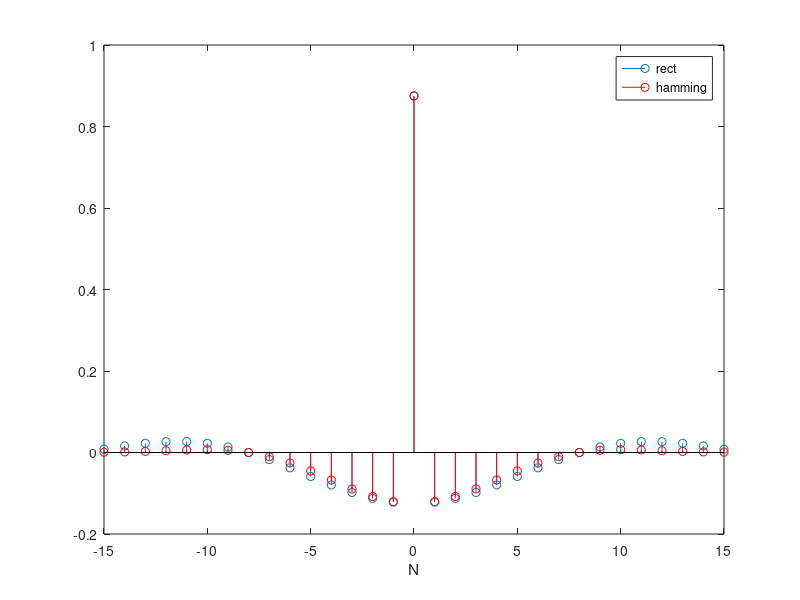
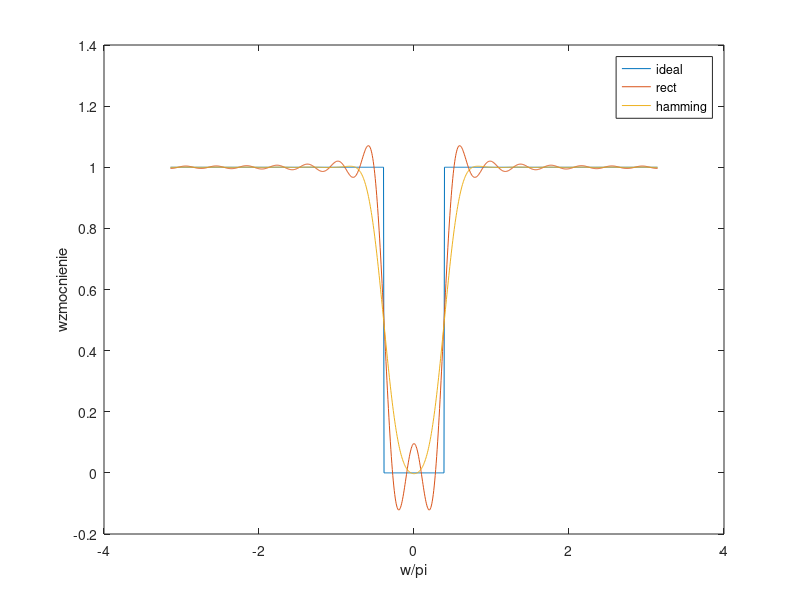
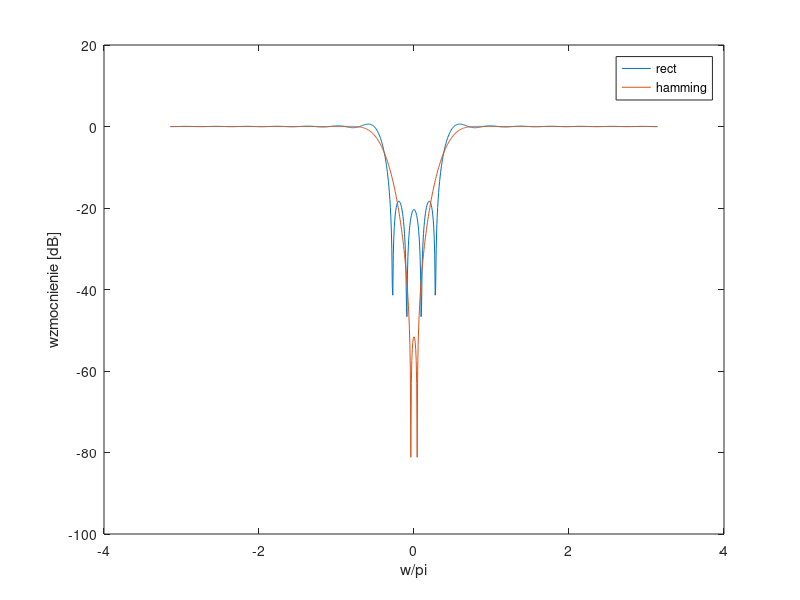
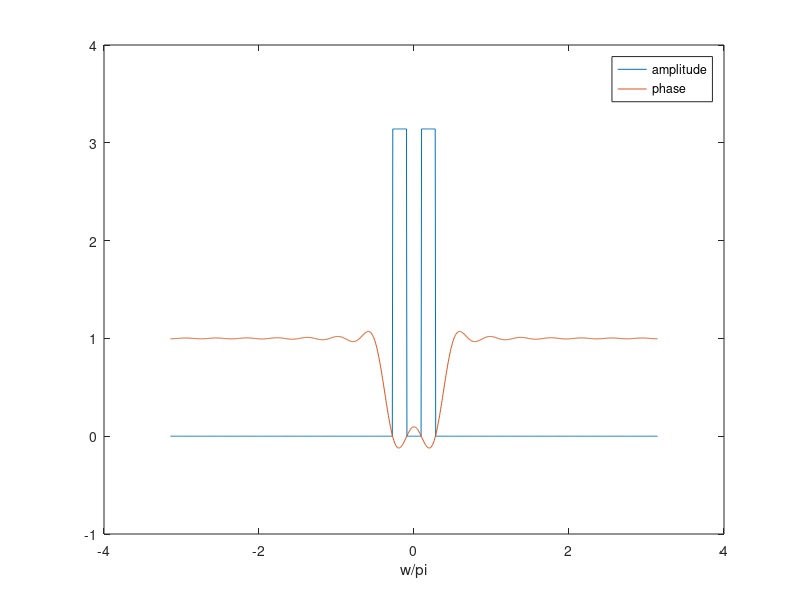

These figures' MATLAB source, in order:
%zad 3a

clear all
close all
clc

%Filtr dolnoprzepustowy
% N=15;
% wgr=pi/4;
% 
% %czesc ujemna 
% n=-N:(-1);
% h_lp_u=sin(wgr*n)./(pi*n);
% %czesc zerowa
% n=0;
% h_lp_o=wgr/pi;
% %czesc dodatnia
% n=1:N;
% h_lp_d=sin(wgr*n)./(pi*n);
% 
% hlp=[h_lp_u, h_lp_o, h_lp_d];
% 
% stem(-N:N, hlp)
% hold on
% w=hamming(2*N+1);
% hLPw=hlp'.*w;
% stem(-N:N,hLPw,'r')

%Filtr gornoprzepustowy

clear all
close all
clc

N=15;
wgr=pi/8;

%czesc ujemna 
n=-N:(-1);
h_lp_u=-sin(wgr*n)./(pi*n);
%czesc zerowa
n=0;
h_lp_o=1-wgr/pi;
%czesc dodatnia
n=1:N;
h_lp_d=-sin(wgr*n)./(pi*n);

hlp=[h_lp_u, h_lp_o, h_lp_d];

stem(-N:N, hlp)
hold on
w=hamming(2*N+1);
hLPw=hlp'.*w;
stem(-N:N,hLPw,'r')
legend('rect', 'hamming');
xlabel('N');

n=-N:N;
k=1;
w_ham=hamming(2*N+1)';
for w=linspace(-pi,pi,1000);
    H(k)=sum(hlp.*exp(-j*w*n));
    H_ham(k)=sum(hlp.*w_ham.*exp(-j*w*n));
    k=k+1;
end

w=linspace(-pi,pi,1000);
figure
% H0=abs(w)<wgr; %dolno
H0=abs(w)>wgr; %górno
plot(w,H0,w,H,w,H_ham)
legend('ideal','rect', 'hamming');
ylabel('wzmocnienie');
xlabel('w/pi');
H_db=20*log10(abs(H));
H_ham_db=20*log10(abs(H_ham));
figure
plot(w,H_db,w,H_ham_db)
legend('rect', 'hamming');
ylabel('wzmocnienie [dB]');
xlabel('w/pi');

figure
plot(w,angle(real(H)),w,real(H))
legend('amplitude', 'phase');
xlabel('w/pi');


%Zad3b
figure
freqz(hlp,1);

[Hp,W]=freqz(hlp,1);
figure
plot(W,abs(Hp))

Hp_u = fliplr(Hp);
W_u=W.*(-1);

Hp_c = [Hp_u Hp];
W_c=[W_u W];
figure
plot(W_c, abs(Hp_c));
